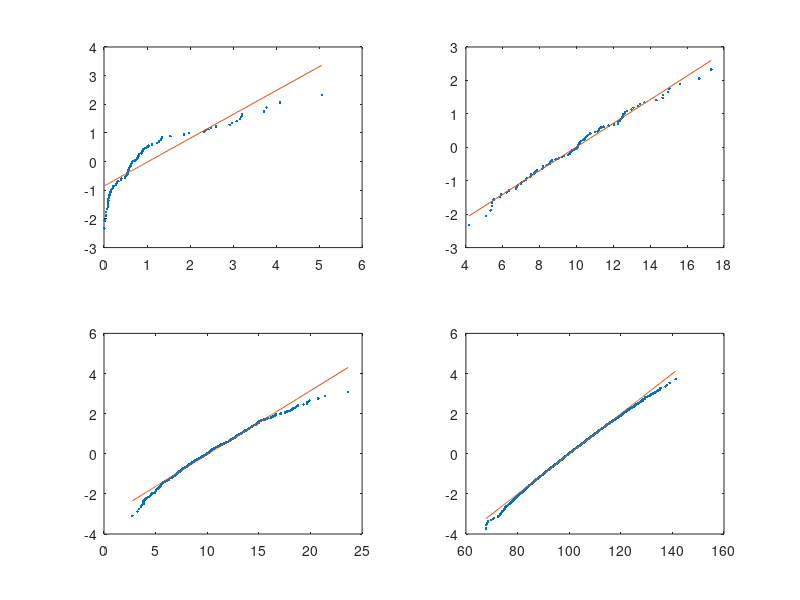

MATLAB code to generate this figure:
%qqplotex.m
nk = [100,1;
    100, 10;
    1000, 10;
    10000,100];
hold on
for count = 1:4;
    n= nk(count,1);
    k = nk(count,2);
    x = sum(-log(rand(k,n)),1);  %generate the data
    x = sort(x); %sort it
    i = 1:n;
    y = icdf('normal',i/(n+1),0,1); %compute the inverse of Phi
    subplot(2,2,count)
    plot(x,y,'.')
    hold on
    p = polyfit(x,y,1)   %find the regression parameters
    f = polyval(p,x);    %the values of the regression line
    plot(x,f)
end
hold off
